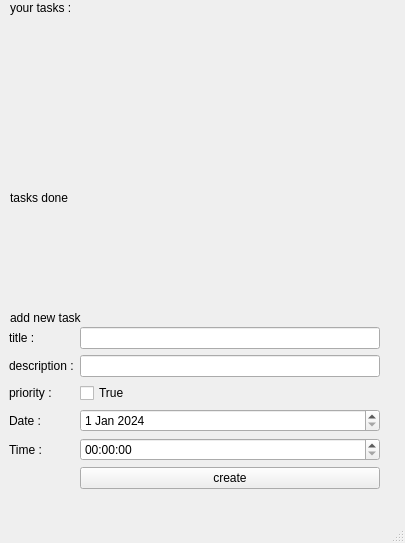
<?xml version="1.0" encoding="UTF-8"?>
<ui version="4.0">
 <class>MainWindow</class>
 <widget class="QMainWindow" name="MainWindow">
  <property name="enabled">
   <bool>true</bool>
  </property>
  <property name="geometry">
   <rect>
    <x>0</x>
    <y>0</y>
    <width>405</width>
    <height>543</height>
   </rect>
  </property>
  <property name="windowTitle">
   <string>MainWindow</string>
  </property>
  <widget class="QWidget" name="centralwidget">
   <widget class="QLabel" name="lbl_add_task">
    <property name="geometry">
     <rect>
      <x>10</x>
      <y>310</y>
      <width>75</width>
      <height>16</height>
     </rect>
    </property>
    <property name="text">
     <string>add new task :</string>
    </property>
   </widget>
   <widget class="QWidget" name="gridLayoutWidget">
    <property name="geometry">
     <rect>
      <x>9</x>
      <y>327</y>
      <width>371</width>
      <height>164</height>
     </rect>
    </property>
    <layout class="QGridLayout" name="gridLayout">
     <item row="2" column="0">
      <widget class="QLabel" name="lbl_priority">
       <property name="text">
        <string>priority :</string>
       </property>
      </widget>
     </item>
     <item row="5" column="3">
      <widget class="QPushButton" name="btn_creat">
       <property name="text">
        <string>create</string>
       </property>
      </widget>
     </item>
     <item row="0" column="0">
      <widget class="QLabel" name="lbl_title">
       <property name="text">
        <string>title :</string>
       </property>
      </widget>
     </item>
     <item row="3" column="3">
      <widget class="QDateEdit" name="date">
       <property name="dateTime">
        <datetime>
         <hour>0</hour>
         <minute>0</minute>
         <second>0</second>
         <year>2024</year>
         <month>1</month>
         <day>1</day>
        </datetime>
       </property>
      </widget>
     </item>
     <item row="4" column="0">
      <widget class="QLabel" name="lbl_time">
       <property name="text">
        <string>Time :</string>
       </property>
      </widget>
     </item>
     <item row="0" column="3">
      <widget class="QLineEdit" name="txt_title"/>
     </item>
     <item row="3" column="0">
      <widget class="QLabel" name="lbl_date">
       <property name="text">
        <string>Date :</string>
       </property>
      </widget>
     </item>
     <item row="4" column="3">
      <widget class="QTimeEdit" name="time"/>
     </item>
     <item row="2" column="3">
      <widget class="QCheckBox" name="check_priority">
       <property name="text">
        <string>True</string>
       </property>
      </widget>
     </item>
     <item row="1" column="0">
      <widget class="QLabel" name="lbl_description">
       <property name="text">
        <string>description :</string>
       </property>
      </widget>
     </item>
     <item row="1" column="3">
      <widget class="QLineEdit" name="txt_description"/>
     </item>
    </layout>
   </widget>
   <widget class="QLabel" name="lbl_done">
    <property name="geometry">
     <rect>
      <x>10</x>
      <y>190</y>
      <width>62</width>
      <height>16</height>
     </rect>
    </property>
    <property name="text">
     <string>tasks done :</string>
    </property>
   </widget>
   <widget class="QLabel" name="lbl_my_tasks">
    <property name="geometry">
     <rect>
      <x>10</x>
      <y>0</y>
      <width>71</width>
      <height>16</height>
     </rect>
    </property>
    <property name="text">
     <string>your tasks :</string>
    </property>
   </widget>
   <widget class="QWidget" name="gridLayoutWidget_2">
    <property name="geometry">
     <rect>
      <x>10</x>
      <y>110</y>
      <width>381</width>
      <height>81</height>
     </rect>
    </property>
    <layout class="QGridLayout" name="show_tasks"/>
   </widget>
   <widget class="QWidget" name="gridLayoutWidget_3">
    <property name="geometry">
     <rect>
      <x>10</x>
      <y>210</y>
      <width>381</width>
      <height>101</height>
     </rect>
    </property>
    <layout class="QGridLayout" name="show_done"/>
   </widget>
   <widget class="QWidget" name="gridLayoutWidget_4">
    <property name="geometry">
     <rect>
      <x>10</x>
      <y>20</y>
      <width>381</width>
      <height>81</height>
     </rect>
    </property>
    <layout class="QGridLayout" name="show_tasks_important"/>
   </widget>
  </widget>
  <widget class="QMenuBar" name="menubar">
   <property name="geometry">
    <rect>
     <x>0</x>
     <y>0</y>
     <width>405</width>
     <height>22</height>
    </rect>
   </property>
  </widget>
  <widget class="QStatusBar" name="statusbar"/>
 </widget>
 <resources/>
 <connections/>
</ui>
